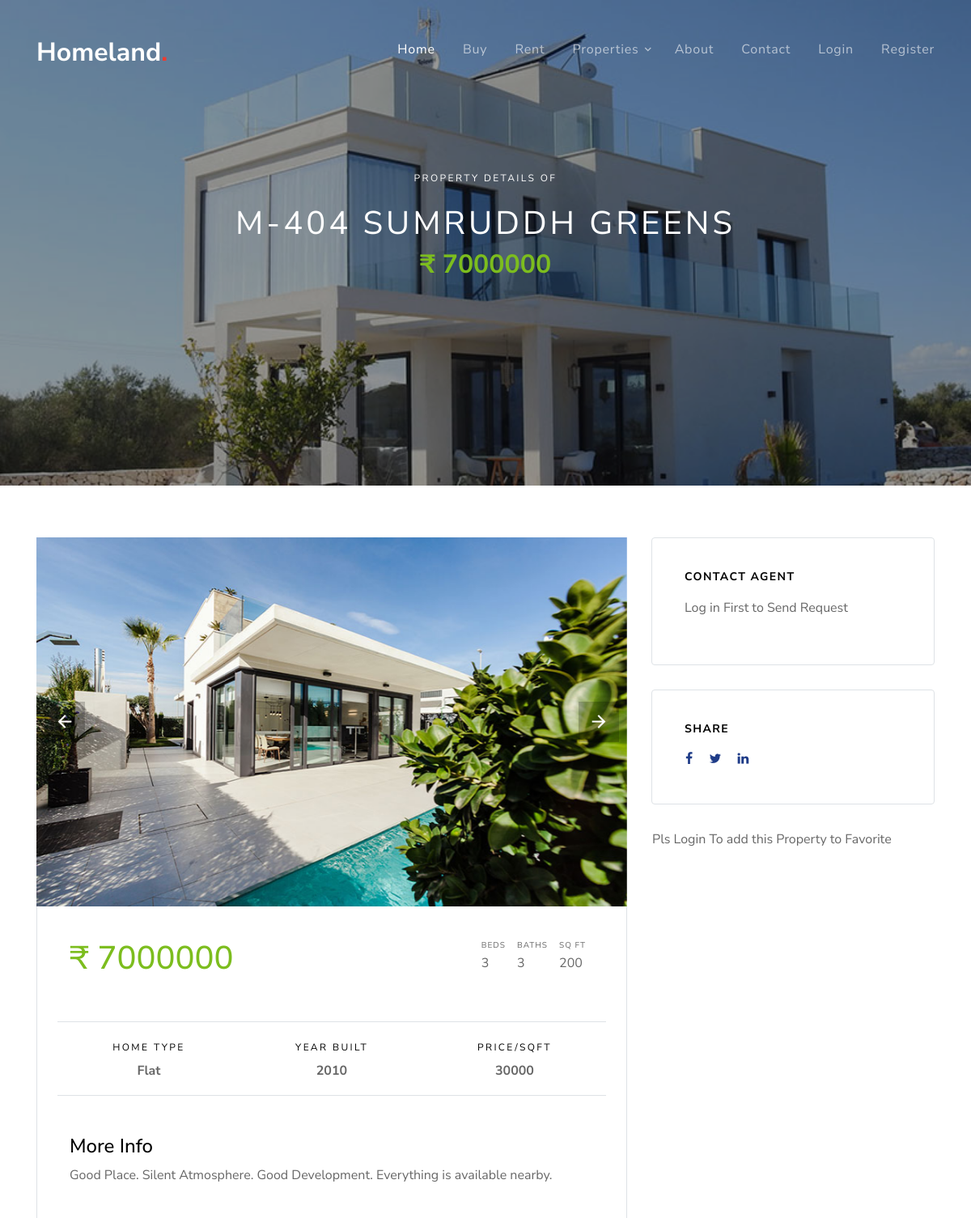
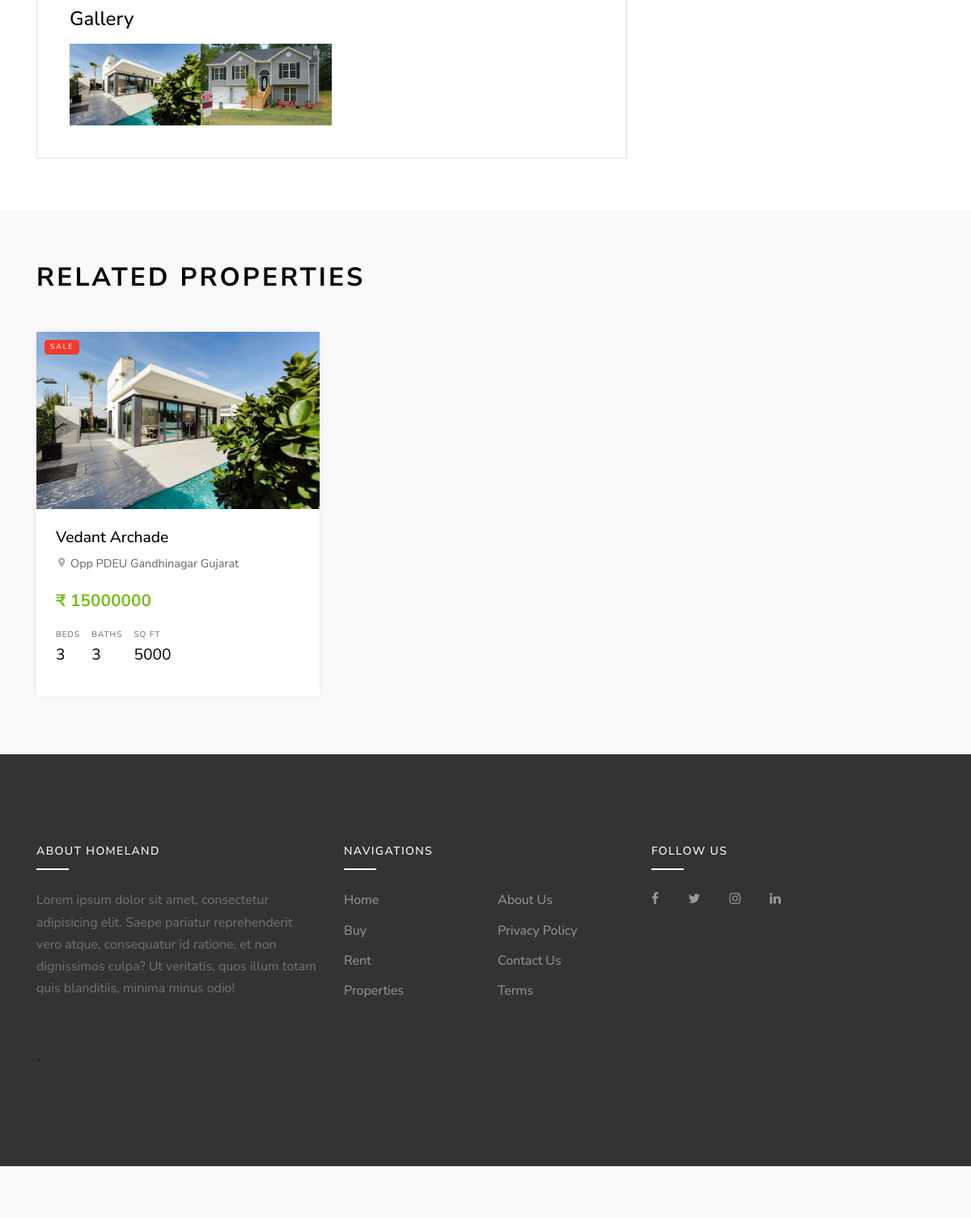
The page /property-details.php?id=1 on the database its author committed (2 pictures, top to bottom).
### tables this page shows
CREATE TABLE `props` (
  `id` int(10) NOT NULL,
  `name` varchar(200) NOT NULL,
  `location` varchar(200) NOT NULL,
  `price` varchar(10) NOT NULL,
  `image` varchar(200) NOT NULL,
  `beds` int(10) NOT NULL,
  `bath` int(20) NOT NULL,
  `sqft` varchar(30) NOT NULL,
  `home_type` varchar(200) NOT NULL,
  `year_built` varchar(200) NOT NULL,
  `type` varchar(200) NOT NULL,
  `price_sqft` int(30) NOT NULL,
  `description` text NOT NULL,
  `admin_name` varchar(200) NOT NULL,
  `created_at` timestamp NOT NULL DEFAULT current_timestamp()
);

CREATE TABLE `related_images` (
  `id` int(10) NOT NULL,
  `image` varchar(200) NOT NULL,
  `prop_id` int(10) NOT NULL,
  `created_at` timestamp NOT NULL DEFAULT current_timestamp()
);

### property-details.php (the view, shortened to what this page needs)
<?php require "includes/header.php";?>
<?php require "config/config.php";?>
<?php
  if(isset($_GET['id'])){
    $id=$_GET['id'];
    $single=$conn->query("SELECT * FROM props WHERE id='$id'");
    $single->execute();
    $allDetails=$single->fetch(PDO::FETCH_OBJ);
    $relatedProps=$conn->query("SELECT * FROM props WHERE home_type='$allDetails->home_type' AND id !='$id'");
    $relatedProps->execute();
    $allRelatedProps=$relatedProps->fetchAll(PDO::FETCH_OBJ);
    }
    else{
      echo "<script>window.location.href='".APPURL."/404.php'</script>";
    }
    $images=$conn->query("SELECT * FROM related_images WHERE prop_id='$id'");
    $images->execute();
    $allImages=$images->fetchAll(PDO::FETCH_OBJ);
?>
<div class="site-blocks-cover inner-page-cover overlay" style="background-image: url(<?php echo APPURL; ?>/images/<?php echo $allDetails->image; ?>);" data-aos="fade" data-stellar-background-ratio="0.5">
  <div class="container">
    <div class="row align-items-center justify-content-center text-center">
      <div class="col-md-10">
        <span class="d-inline-block text-white px-3 mb-3 property-offer-type rounded">Property Details of</span>
        <h1 class="mb-2"><?php echo $allDetails->name; ?></h1>
        <p class="mb-5"><strong class="h2 text-success font-weight-bold"><?php echo $allDetails->price; ?></strong></p>
      </div>
    </div>
  </div>
</div>
<div class="site-section site-section-sm">
  <div class="container">
    <div class="row">
      <div class="col-lg-8">
        <div>
          <div class="slide-one-item home-slider owl-carousel">
            <?php foreach($allImages as $image) : ?>
              <div><img src="images/<?php echo $image->image; ?>" alt="Image" class="img-fluid"></div>
            <?php endforeach; ?>
          </div>
        </div>
        <div class="bg-white property-body border-bottom border-left border-right">
          <div class="row mb-5">
            <div class="col-md-6">
              <strong class="text-success h1 mb-3"><?php echo $allDetails->price; ?></strong>
            </div>
            <div class="col-md-6">
              <ul class="property-specs-wrap mb-3 mb-lg-0  float-lg-right">
              <li>
                <span class="property-specs">Beds</span>
                <span class="property-specs-number"><?php echo $allDetails->beds; ?></span>
              </li>
              <li>
                <span class="property-specs">Baths</span>
                <span class="property-specs-number"><?php echo $allDetails->bath; ?></span>
              </li>
              <li>
                <span class="property-specs">SQ FT</span>
                <span class="property-specs-number"><?php echo $allDetails->sqft; ?></span>
              </li>
            </ul>
            </div>
          </div>
          <div class="row mb-5">
            <div class="col-md-6 col-lg-4 text-center border-bottom border-top py-3">
              <span class="d-inline-block text-black mb-0 caption-text">Home Type</span>
              <strong class="d-block"><?php echo str_replace('-',' ',$allDetails->home_type); ?></strong>
            </div>
            <div class="col-md-6 col-lg-4 text-center border-bottom border-top py-3">
              <span class="d-inline-block text-black mb-0 caption-text">Year Built</span>
              <strong class="d-block"><?php echo $allDetails->year_built; ?></strong>
            </div>
            <div class="col-md-6 col-lg-4 text-center border-bottom border-top py-3">
              <span class="d-inline-block text-black mb-0 caption-text">Price/Sqft</span>
              <strong class="d-block"><?php echo $allDetails->price_sqft; ?></strong>
            </div>
          </div>
          <h2 class="h4 text-black">More Info</h2>
          <p>
            <?php echo $allDetails->description; ?>
          </p>
          <div class="row no-gutters mt-5">
            <div class="col-12">
              <h2 class="h4 text-black mb-3">Gallery</h2>
            </div>
            <?php foreach($allImages as $image) : ?>
              <div class="col-sm-6 col-md-4 col-lg-3">
                <a href="images/<?php echo $image->image; ?>" class="image-popup gal-item"><img src="images/<?php echo $image->image; ?>" alt="Image" class="img-fluid"></a>
              </div>
            <?php endforeach; ?>
          </div>
        </div>
      </div>
      <div class="col-lg-4">
        <div class="bg-white widget border rounded">
          <h3 class="h4 text-black widget-title mb-3">Contact Agent</h3>
          <?php if(isset($_SESSION['id'])) :?>
            <?php if($check_request->rowCount()>0) :?>
              <p>Request Already Sent</p>
            <?php else: ?>
              <form action="requests/process-request.php" method="POST" class="form-contact-agent">
                <div class="form-group">
                  <label for="name">Name</label>
                  <input type="text" name="name" id="name" class="form-control">
                </div>
                <div class="form-group">
                  <label for="email">Email</label>
                  <input type="email" name="email" id="email" class="form-control">
                </div>
                <div class="form-group">
                  <label for="phone">Phone</label>
                  <input type="text" name="phone" id="phone" class="form-control">
                </div>
                <div class="form-group">
                  <input type="hidden" name="prop_id" value="<?php echo $id; ?>" id="prop_id" class="form-control">
                </div>
                <div class="form-group">
                  <input type="hidden" name="user_id" value="<?php echo $_SESSION['id']; ?>" id="user_id" class="form-control">
                </div>
                <div class="form-group">
                  <input type="hidden" name="admin_name" value="<?php echo $allDetails->admin_name; ?>" id="admin_name" class="form-control">
                </div>
                <div class="form-group">
                  <input type="submit" name="submit" id="phone" class="btn btn-primary" value="Send Message">
                </div>
              </form>
            <?php endif; ?>
          <?php else : ?>
            <p>Log in First to Send Request</p>
          <?php endif; ?>
        </div>
        <div class="bg-white widget border rounded">
          <h3 class="h4 text-black widget-title mb-3 ml-0">Share</h3>
              <div class="px-3" style="margin-left: -15px;">
                <a href="https://www.facebook.com/sharer/sharer.php?u=<?php echo APPURL; ?>/property-details.php?id=<?php echo $allDetails->id; ?>&quote=<?php echo $allDetails->name; ?>" class="pt-3 pb-3 pr-3 pl-0"><span class="icon-facebook"></span></a>
                <a  href="https://twitter.com/intent/tweet?text=<?php echo $allDetails->name; ?>&url=<?php echo APPURL; ?>/property-details.php?id=<?php echo $allDetails->id; ?>" class="pt-3 pb-3 pr-3 pl-0"><span class="icon-twitter"></span></a>
                <a href="https://www.linkedin.com/sharing/share-offsite/?url=<?php echo APPURL; ?>/property-details.php?id=<?php echo $allDetails->id; ?>" class="pt-3 pb-3 pr-3 pl-0"><span class="icon-linkedin"></span></a>
              </div>
        </div>
              <div class="px-3" style="margin-left: -15px;">
              <?php if(isset($_SESSION['id'])) :?>
                <form action="favs/add-fav.php" class="form-contact-agent" method="POST">
                  <div class="form-group">
                    <input type="hidden" id="name" name="prop_id" value="<?php echo $id; ?>" class="form-control">
                  </div>
                  <div class="form-group">
                    <input type="hidden" id="email" name="user_id" value="<?php echo $_SESSION['id']; ?>" class="form-control">
                  </div>
                  <?php if($check->rowCount()>0) : ?>
                    <div class="form-group">
                      <a href="favs/delete-fav.php?prop_id=<?php echo $id; ?>&user_id=<?php echo $_SESSION['id']; ?>" class="btn btn-primary" text-white>Delete From Favorite</a>
                    </div>
                  <?php else : ?>
                    <div class="form-group">
                    <input type="submit" name="submit" id="submit" class="btn btn-primary" value="Add to favorite">
                    </div>
                  <?php endif; ?>
                </form>
              <?php else: ?>
                  <p> Pls Login To add this Property to Favorite</p>
              <?php endif; ?>
              </div>
      </div>
    </div>
  </div>
</div>
<div class="site-section site-section-sm bg-light">
  <div class="container">
    <div class="row">
      <div class="col-12">
        <div class="site-section-title mb-5">
          <h2>Related Properties</h2>
        </div>
      </div>
    </div>
    <div class="row mb-5">
      <?php foreach ($allRelatedProps as $allRelatedProp) : ?>
        <div class="col-md-6 col-lg-4 mb-4">
          <div class="property-entry h-100">
            <a href="property-details.php?id=<?php echo $allRelatedProp->id; ?>" class="property-thumbnail">
              <div class="offer-type-wrap">
                <span class="offer-type bg-<?php if($allRelatedProp->type=="rent") {echo "success";} else {echo "danger";}?>"><?php echo $allRelatedProp->type; ?></span>
              </div>
              <img src="images/<?php echo $allRelatedProp->image; ?>" alt="Image" class="img-fluid">
            </a>
            <div class="p-4 property-body">
              <h2 class="property-title"><a href="property-details.php"><?php echo $allRelatedProp->name; ?></a></h2>
              <span class="property-location d-block mb-3"><span class="property-icon icon-room"></span> <?php echo $allRelatedProp->location; ?></span>
              <strong class="property-price text-primary mb-3 d-block text-success"><?php echo $allRelatedProp->price; ?></strong>
              <ul class="property-specs-wrap mb-3 mb-lg-0">
                <li>
                  <span class="property-specs">Beds</span>
                  <span class="property-specs-number"><?php echo $allRelatedProp->beds; ?></span>
                </li>
                <li>
                  <span class="property-specs">Baths</span>
                  <span class="property-specs-number"><?php echo $allRelatedProp->bath; ?></span>
                </li>
                <li>
                  <span class="property-specs">SQ FT</span>
                  <span class="property-specs-number"><?php echo $allRelatedProp->sqft; ?></span>
                </li>
              </ul>
            </div>
          </div>
        </div>
      <?php endforeach; ?>
    </div>
<?php require "includes/footer.php";?>

### includes/header.php (shortened to what this page needs)
<!DOCTYPE html>
<html lang="en">
  <head>
    <link rel="stylesheet" href="<?php echo APPURL; ?>/fonts/icomoon/style.css">
    <link rel="stylesheet" href="<?php echo APPURL; ?>/css/bootstrap.min.css">
    <link rel="stylesheet" href="<?php echo APPURL; ?>/css/magnific-popup.css">
    <link rel="stylesheet" href="<?php echo APPURL; ?>/css/jquery-ui.css">
    <link rel="stylesheet" href="<?php echo APPURL; ?>/css/owl.carousel.min.css">
    <link rel="stylesheet" href="<?php echo APPURL; ?>/css/owl.theme.default.min.css">
    <link rel="stylesheet" href="<?php echo APPURL; ?>/css/bootstrap-datepicker.css">
    <link rel="stylesheet" href="<?php echo APPURL; ?>/css/mediaelementplayer.css">
    <link rel="stylesheet" href="<?php echo APPURL; ?>/css/animate.css">
    <link rel="stylesheet" href="<?php echo APPURL; ?>/fonts/flaticon/font/flaticon.css">
    <link rel="stylesheet" href="<?php echo APPURL; ?>/css/fl-bigmug-line.css">
    <link rel="stylesheet" href="<?php echo APPURL; ?>/css/aos.css">
    <link rel="stylesheet" href="<?php echo APPURL; ?>/css/style.css">
  </head>
  <body>
  <div class="site-wrap">
    <div class="site-navbar mt-4">
        <div class="container py-1">
          <div class="row align-items-center">
            <div class="col-8 col-md-8 col-lg-4">
              <h1 class="mb-0"><a href="<?php echo APPURL; ?>/index.php" class="text-white h2 mb-0"><strong>Homeland<span class="text-danger">.</span></strong></a></h1>
            </div>
            <div class="col-4 col-md-4 col-lg-8">
              <nav class="site-navigation text-right text-md-right" role="navigation">
                <ul class="site-menu js-clone-nav d-none d-lg-block">
                  <li class="active">
                    <a href="<?php echo APPURL; ?>">Home</a>
                  </li>
                  <li><a href="<?php echo APPURL; ?>/sale.php?type=sale">Buy</a></li>
                  <li><a href="<?php echo APPURL; ?>/rent.php?type=rent">Rent</a></li>
                  <li class="has-children">
                    <a href="#">Properties</a>
                  </li>
                  <li><a href="<?php echo APPURL; ?>/about.php">About</a></li>
                  <li><a href="<?php echo APPURL; ?>/contact.php">Contact</a></li>
                  <?php if(isset($_SESSION['username'])) : ?>
                    <li class="has-children">
                      <a href="#"><?php echo $_SESSION['username']; ?> &nbsp; &nbsp;  </a>
                      <ul class="dropdown arrow-top">
                        <li><a href="<?php echo APPURL; ?>/user/favorites.php">Favorites</a></li>
                        <li><a href="<?php echo APPURL; ?>/user/requests.php">Requests</a></li>
                        <li><a href="<?php echo APPURL; ?>/auth/logout.php">LogOut</a></li>
                      </ul>
                    </li>
                  <?php else: ?>
                    <li><a href="<?php echo APPURL; ?>/auth/login.php">Login</a></li>
                    <li><a href="<?php echo APPURL; ?>/auth/register.php">Register</a></li>
                  <?php endif; ?>
                </ul>
              </nav>
            </div>
          </div>
        </div>
      </div>
    </div>

### includes/footer.php (shortened to what this page needs)
</div>
<footer class="site-footer">
      <div class="container">
        <div class="row">
          <div class="col-lg-4">
            <div class="mb-5">
              <h3 class="footer-heading mb-4">About Homeland</h3>
              <p>Lorem ipsum dolor sit amet, consectetur adipisicing elit. Saepe pariatur reprehenderit vero atque, consequatur id ratione, et non dignissimos culpa? Ut veritatis, quos illum totam quis blanditiis, minima minus odio!</p>
            </div>
          </div>
          <div class="col-lg-4 mb-5 mb-lg-0">
            <div class="row mb-5">
              <div class="col-md-12">
                <h3 class="footer-heading mb-4">Navigations</h3>
              </div>
              <div class="col-md-6 col-lg-6">
                <ul class="list-unstyled">
                  <li><a href="#">Home</a></li>
                  <li><a href="#">Buy</a></li>
                  <li><a href="#">Rent</a></li>
                  <li><a href="#">Properties</a></li>
                </ul>
              </div>
              <div class="col-md-6 col-lg-6">
                <ul class="list-unstyled">
                  <li><a href="#">About Us</a></li>
                  <li><a href="#">Privacy Policy</a></li>
                  <li><a href="#">Contact Us</a></li>
                  <li><a href="#">Terms</a></li>
                </ul>
              </div>
            </div>
          </div>
          <div class="col-lg-4 mb-5 mb-lg-0">
            <h3 class="footer-heading mb-4">Follow Us</h3>
                <div>
                  <a href="#" class="pl-0 pr-3"><span class="icon-facebook"></span></a>
                  <a href="#" class="pl-3 pr-3"><span class="icon-twitter"></span></a>
                  <a href="#" class="pl-3 pr-3"><span class="icon-instagram"></span></a>
                  <a href="#" class="pl-3 pr-3"><span class="icon-linkedin"></span></a>
                </div>
          </div>
        </div>`
      </div>
    </footer>
  </div>
  </body>
</html>

### rows shown on the page
props: image (picture), name "M-404 SUMRUDDH GREENS", price "₹ 7000000", beds "3", bath "3", sqft "200", home_type "Flat", year_built "2010", price_sqft "30000", description "Good Place. Silent Atmosphere. Good Development. Everything is available nearby."
related_images: image (picture)
related_images: image (picture)
props: type "SALE", image (picture), name "Vedant Archade", location "Opp PDEU Gandhinagar Gujarat", price "₹ 15000000", beds "3", bath "3", sqft "5000"
